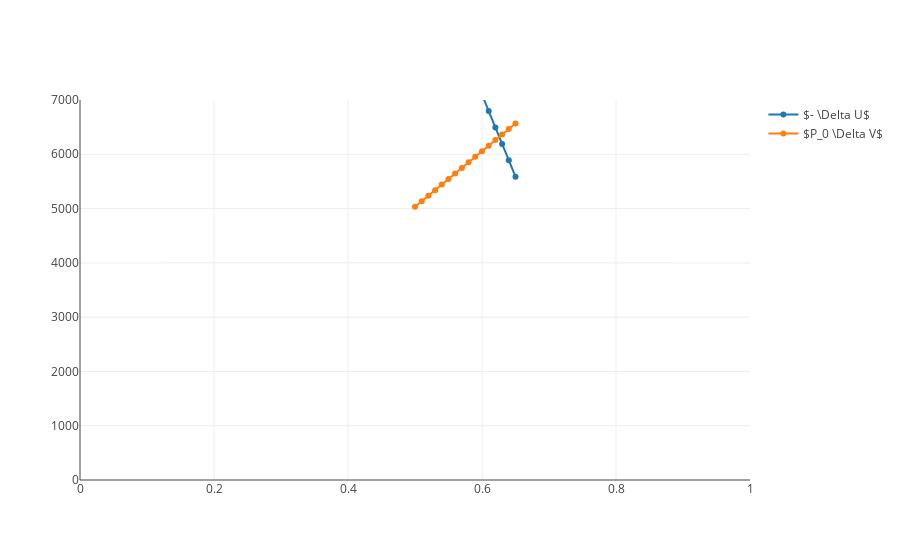

The notebook cell saved with this chart:
### Code cell
trace0 = go.Scatter(
    x = x_f,
    y = -U/1000,
    mode = 'lines+markers',
    name = '$- \Delta U$'
)
trace1 = go.Scatter(
    x = x_f,
    y = PdV/1000,
    mode = 'lines+markers',
    name = '$P_0 \Delta V$'
)
layout = go.Layout(
    xaxis=dict(
        range=[0, 1]
    ),
    yaxis=dict(
        range=[0, 7000]
    )
)
data = [trace0, trace1]

fig = go.Figure(data=data, layout=layout)
py.offline.iplot(fig)

### Figure 1 — Plotly figure (JSON) as saved in the notebook; plotly's stock layout.template omitted (floating-point values rounded to 4 significant figures)
{"data": [{"mode": "lines+markers", "name": "$- \\Delta U$", "type": "scatter", "uid": "e8dbd726-3f6a-4550-9c6f-c352cac85adf", "x": [0.5, 0.51, 0.52, 0.53, 0.54, 0.55, 0.56, 0.57, 0.58, 0.59, 0.6, 0.61, 0.62, 0.63, 0.64, 0.65], "y": [10120.0, 9818.0, 9516.0, 9214.0, 8912.0, 8609.0, 8307.0, 8005.0, 7703.0, 7400.0, 7098.0, 6796.0, 6494.0, 6191.0, 5889.0, 5587.0]}, {"mode": "lines+markers", "name": "$P_0 \\Delta V$", "type": "scatter", "uid": "c67f1abe-7add-4c75-b33c-822c172afcc7", "x": [0.5, 0.51, 0.52, 0.53, 0.54, 0.55, 0.56, 0.57, 0.58, 0.59, 0.6, 0.61, 0.62, 0.63, 0.64, 0.65], "y": [5032.0, 5134.0, 5237.0, 5339.0, 5442.0, 5544.0, 5647.0, 5749.0, 5851.0, 5954.0, 6056.0, 6159.0, 6261.0, 6364.0, 6466.0, 6569.0]}], "layout": {"xaxis": {"range": [0, 1]}, "yaxis": {"range": [0, 7000]}}}
